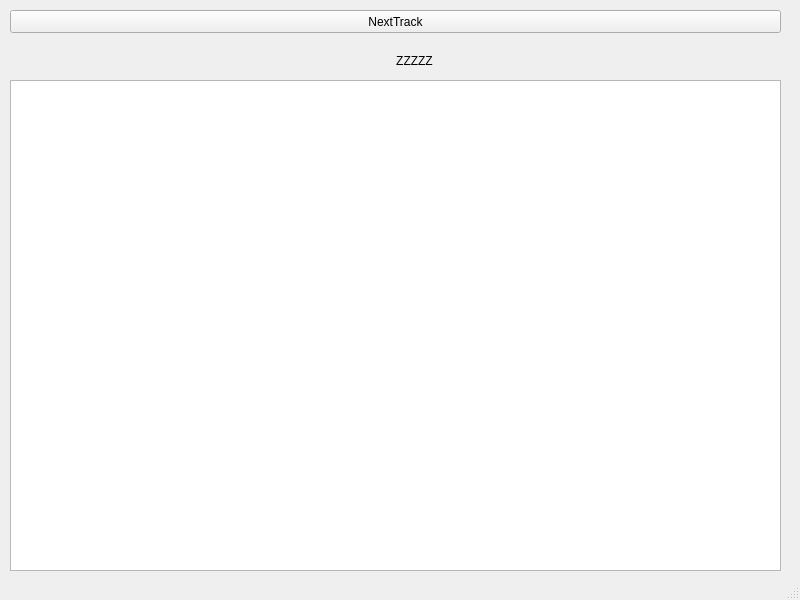
<?xml version="1.0" encoding="UTF-8"?>
<ui version="4.0">
 <class>MainWindow</class>
 <widget class="QMainWindow" name="MainWindow">
  <property name="windowModality">
   <enum>Qt::NonModal</enum>
  </property>
  <property name="geometry">
   <rect>
    <x>0</x>
    <y>0</y>
    <width>800</width>
    <height>600</height>
   </rect>
  </property>
  <property name="windowTitle">
   <string>MainWindow</string>
  </property>
  <widget class="QWidget" name="centralWidget">
   <widget class="Artwork" name="graphicsView">
    <property name="geometry">
     <rect>
      <x>10</x>
      <y>80</y>
      <width>771</width>
      <height>491</height>
     </rect>
    </property>
    <property name="resizeAnchor">
     <enum>QGraphicsView::AnchorViewCenter</enum>
    </property>
   </widget>
   <widget class="QPushButton" name="pushButton">
    <property name="geometry">
     <rect>
      <x>10</x>
      <y>10</y>
      <width>771</width>
      <height>23</height>
     </rect>
    </property>
    <property name="text">
     <string>NextTrack</string>
    </property>
   </widget>
   <widget class="QLabel" name="titleLabel">
    <property name="geometry">
     <rect>
      <x>50</x>
      <y>50</y>
      <width>729</width>
      <height>21</height>
     </rect>
    </property>
    <property name="text">
     <string>ZZZZZ</string>
    </property>
    <property name="alignment">
     <set>Qt::AlignCenter</set>
    </property>
   </widget>
  </widget>
  <widget class="QStatusBar" name="statusBar"/>
 </widget>
 <layoutdefault spacing="6" margin="11"/>
 <customwidgets>
  <customwidget>
   <class>Artwork</class>
   <extends>QGraphicsView</extends>
   <header>artwork.h</header>
  </customwidget>
 </customwidgets>
 <resources/>
 <connections/>
</ui>
